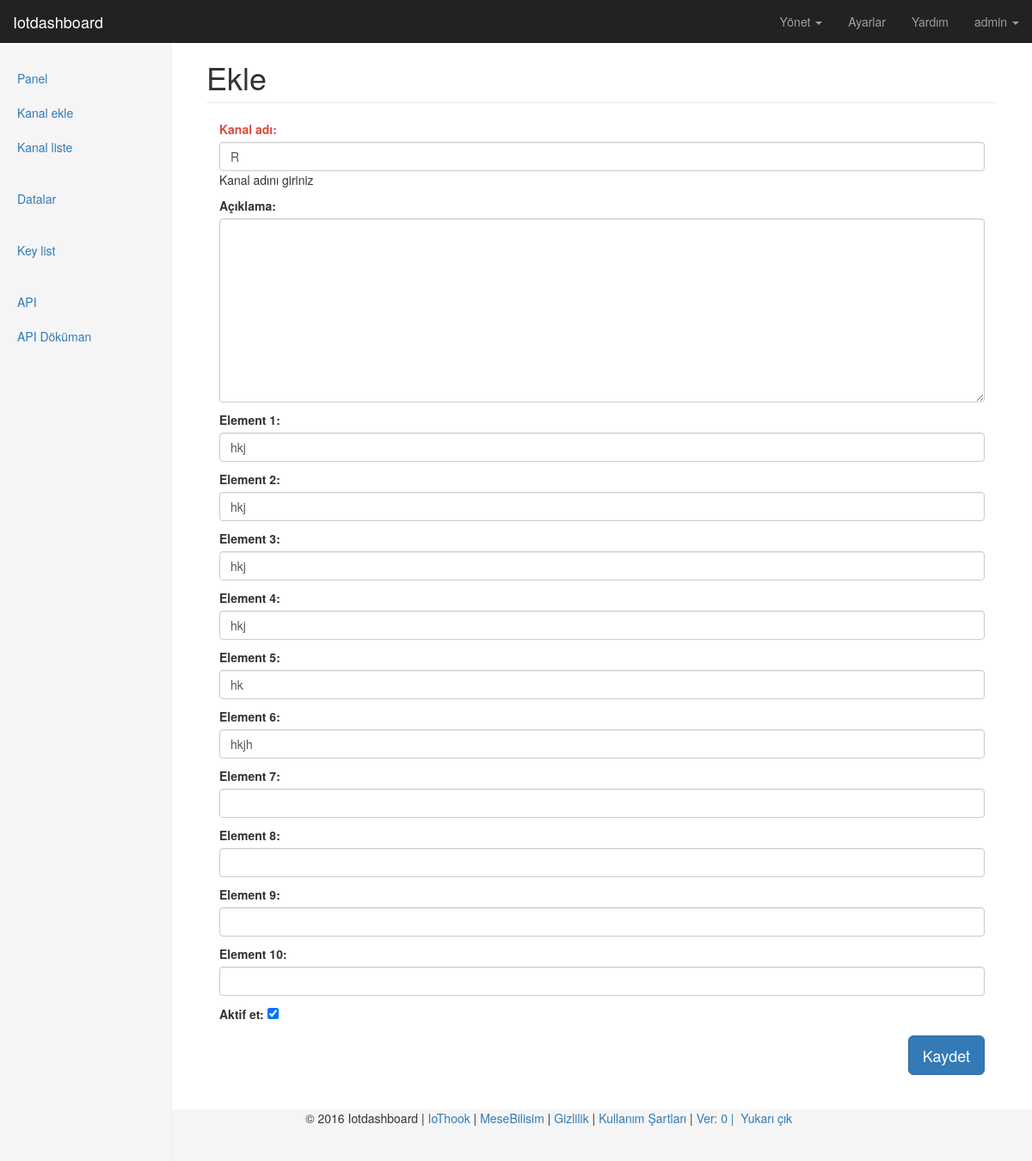
Page /tr/channel/edit/3/ (signed in) on the committed database.
### channels/models.py (models this page shows, shortened)
class Channel(models.Model):
    owner          = models.ForeignKey('auth.User', related_name='ownerchannel')
    channel_name   = models.CharField(_('Kanal adı'), max_length=60, help_text=_('Kanal adını giriniz'))
    channel_name_id= models.CharField(_('Kanal ID'), max_length=90, null=True, blank=True)
    element_1       = models.CharField(_('Element 1'), max_length=20, null=True, blank=True)
    element_id_1    = models.CharField(_('Element ID 1'), max_length=30, null=True, blank=True)
    element_2       = models.CharField(_('Element 2'), max_length=20, null=True, blank=True)
    element_id_2    = models.CharField(_('Element ID 2'), max_length=30, null=True, blank=True)
    element_3       = models.CharField(_('Element 3'), max_length=20, null=True, blank=True)
    element_id_3    = models.CharField(_('Element ID 3'), max_length=30, null=True, blank=True)
    element_4       = models.CharField(_('Element 4'), max_length=20, null=True, blank=True)
    element_id_4    = models.CharField(_('Element ID 4'), max_length=30, null=True, blank=True)
    element_5       = models.CharField(_('Element 5'), max_length=20, null=True, blank=True)
    element_id_5    = models.CharField(_('Element ID 5'), max_length=30, null=True, blank=True)
    element_6       = models.CharField(_('Element 6'), max_length=20, null=True, blank=True)
    element_id_6    = models.CharField(_('Element ID 6'), max_length=30, null=True, blank=True)
    element_7       = models.CharField(_('Element 7'), max_length=20, null=True, blank=True)
    element_id_7    = models.CharField(_('Element ID 7'), max_length=30, null=True, blank=True)
    element_8       = models.CharField(_('Element 8'), max_length=20, null=True, blank=True)
    element_id_8    = models.CharField(_('Element ID 8'), max_length=30, null=True, blank=True)
    element_9       = models.CharField(_('Element 9'), max_length=20, null=True, blank=True)
    element_id_9    = models.CharField(_('Element ID 9'), max_length=30, null=True, blank=True)
    element_10      = models.CharField(_('Element 10'), max_length=20, null=True, blank=True)
    element_id_10   = models.CharField(_('Element ID 10'), max_length=30, null=True, blank=True)
    api_key        = models.CharField(_('Api key'), max_length=200) # api
    description    = models.TextField(_('Açıklama'), blank=True, max_length=255)
    enable         = models.BooleanField(_('Aktif et'), default=True)
    remote_address = models.CharField(_('Ip adres'), max_length=255)
    pub_date       = models.DateTimeField(_('Yayin tarihi'), auto_now=True)

### channels/views.py (the view, shortened to what this page needs)
# urls.py: url(r'^channel/edit/(?P<id>[^/]*)/$', views_channels.channel_edit, name='channel_edit'),
@login_required(login_url=LOGIN_URL)
def channel_edit(request, id):
    val = get_object_or_404(Channel, id=id)
    form = ChannelForm(request.POST or None, request.FILES or None, instance=val)
    return render(request, "back/add.html", locals())

### channels/forms.py
class ChannelForm(ModelForm):
    required_css_class = 'required'
    class Meta:
        model = Channel
        fields = [
            'channel_name',
            'description',
            'element_1',
            'element_2',
            'element_3',
            'element_4',
            'element_5',
            'element_6',
            'element_7',
            'element_8',
            'element_9',
            'element_10',
            'enable',
        ]
    def __init__(self, *args, **kwargs):
        super(ChannelForm, self).__init__(*args, **kwargs)
        for i in self.fields:
            if i not in ['enable']:
                self.fields[i].widget.attrs['class'] = 'form-control'

### channels/templatetags/custom_tags.py (called while the page is built)
@register.simple_tag
def version():
    try:
        return time.strftime('%m%d%Y/%u', time.gmtime(os.path.getmtime('.git/')))
    except:
        return 0

@register.simple_tag
def website_name():
    return WEBSITE_NAME

### templates/back/add.html (shortened to what this page needs)
{% extends "back/base.html" %}
{% load staticfiles %}
{% load custom_tags %}
{% load i18n %}
{% block website_name %}{% trans 'Ekle' %}{% endblock %}
{% block content %}
<div class="col-xs-12 col-sm-12 placeholder">
    <form action="" method="post"> {% csrf_token %}
        {{ form.as_p }}
        <div class="box-footer">
            <button type="submit" class="btn btn-lg btn-primary pull-right">{% trans 'Kaydet' %}</button>
        </div>
    </form>
</div>
{% endblock %}

### templates/back/navbar.html (shortened to what this page needs)
{% load custom_tags %}
{% load i18n %}
{% load rest_framework %}
<nav class="navbar navbar-inverse navbar-fixed-top">
    <div class="container-fluid">
        <div class="navbar-header">
            <a class="navbar-brand" href="{% url 'index' %}">{% website_name %}</a>
        </div>
        <div id="navbar" class="navbar-collapse collapse">
            <ul class="nav navbar-nav navbar-right">
                <li class="dropdown">
                  <a href="#" class="dropdown-toggle" data-toggle="dropdown" role="button" aria-haspopup="true" aria-expanded="false">{% trans 'Yönet' %} <span class="caret"></span></a>
                </li>
                <li><a href="/admin/">{% trans 'Ayarlar' %}</a></li>
                <li><a href="http://iotdashboard.readthedocs.io/tr/latest/">{% trans 'Yardım' %}</a></li>
                {% if user.is_authenticated %}
                    <li class="dropdown">
                      <a href="#" class="dropdown-toggle" data-toggle="dropdown" role="button" aria-haspopup="true" aria-expanded="false">{{ user }} <span class="caret"></span></a>
                    </li>
                {% endif %}
            </ul>
        </div>
    </div>
</nav>

### static/back/dashboard/dashboard.css (style rules this page uses)
body { padding-top: 50px; }
.navbar-fixed-top { border: 0; }
.placeholder { margin-bottom: 20px; }

### static/back/dashboard/sticky-footer.css (style rules this page uses)
html { position: relative; min-height: 100%; }
body { margin-bottom: 60px; }

### templates/back/base.html (style rules this page uses)
label.required { color: #dd4b39; }

### rows in the picture
Channel: channel_name "R", element_1 "hkj", element_2 "hkj", element_3 "hkj", element_4 "hkj", element_5 "hk", element_6 "hkjh", enable "☑"

### other values in the picture
{{ user }} "admin"
